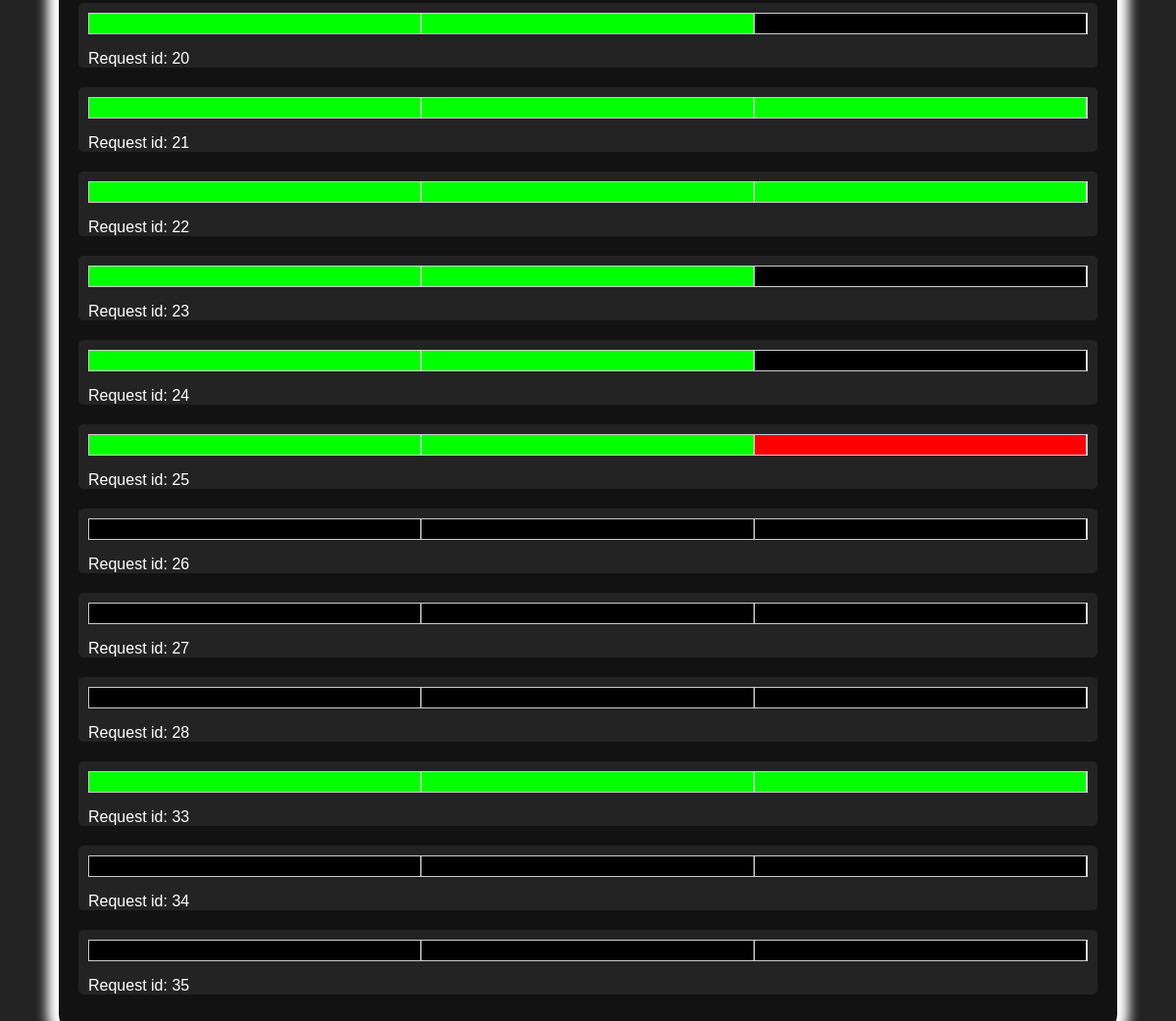
Before: /admin/dashboard (signed in, lower part) with the older database file.
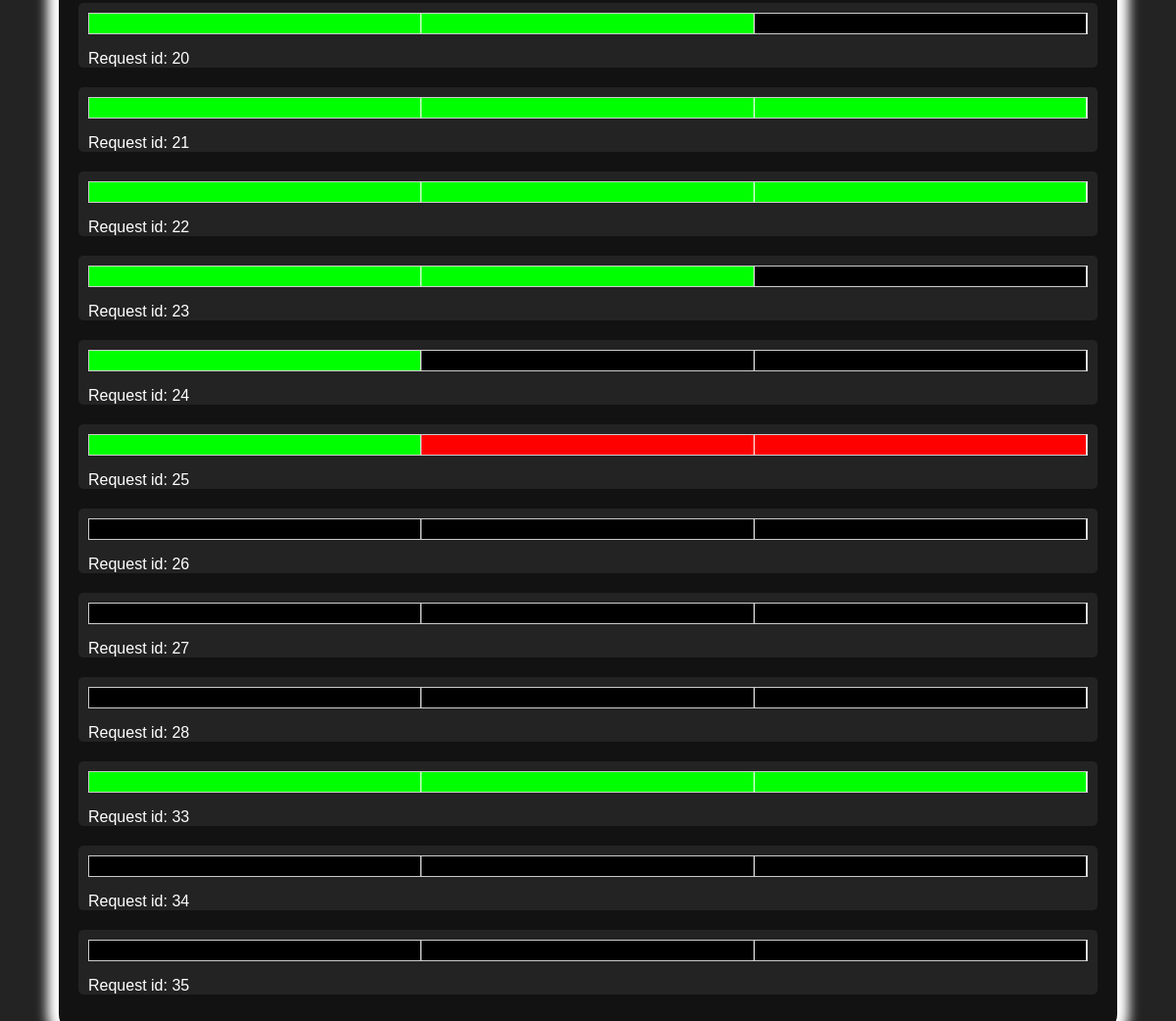
After: the same page with the newer database file.
### tables this page shows
CREATE TABLE "status" (
        request_id INTEGER NOT NULL UNIQUE,
        fa_approved INTEGER,
        sw_approved INTEGER,
        so_approved INTEGER,
        ongoing BOOLEAN,
        FOREIGN KEY (request_id) REFERENCES requests(request_id)
    );

CREATE TABLE "requests" (
        request_id INTEGER PRIMARY KEY AUTOINCREMENT NOT NULL UNIQUE,
        date DATE NOT NULL,
        start_time TIME NOT NULL,
        end_time TIME NOT NULL,
        room_block VARCHAR(10) NOT NULL,
        room_no VARCHAR(10) NOT NULL,
        club_id INTEGER NOT NULL,
        reason VARCHAR(100),
        type_of_event VARCHAR(100),
        remarks VARCHAR(1000),
        FOREIGN KEY (club_id) REFERENCES clubs(club_id)
    );

### app.py (the view)
@admin.route('/dashboard', methods=['GET'])
def dashboard():
    if 'admin_username' not in session:
        flash('You need to login first.', 'error')
        return redirect(url_for('admin.admin_index'))
    conn = connect_db()
    cursor = conn.cursor()
    cursor.execute("SELECT r.request_id, club_name, r.date, r.start_time, r.end_time, r.room_block, r.room_no, r.club_id, r.reason, r.type_of_event, r.remarks, s.fa_approved, s.sw_approved, s.so_approved, s.ongoing FROM requests r LEFT JOIN status s ON r.request_id = s.request_id JOIN clubs c ON r.club_id = c.club_id")
    data = cursor.fetchall()
    conn.close()
    return render_template('admin_dashboard.html', data=data)

### app.py (called while the page is built)
def connect_db():
    return sqlite3.connect('classroom_allotment_system.db')

### templates/admin/admin_dashboard.html (shortened to what this page needs)
<!DOCTYPE html>
<html lang="en">
<head>
</head>
<body class="dark-mode">
    <div class="content">
    <div class="dashboard-container">
        <div class="panel" id="panel">
            {% for row in data %}
                <div class="request-item" onclick="openModal('{{ row[0] }}')">
                    <div class="request-status-bar">
                        {% if row[-1] == 1 %}
                            <div class="stage {% if row[-4] == 1 %} fa-approved {% else %} black {% endif %}"></div>
                            <div class="stage {% if row[-3] == 1 %} sw-approved {% else %} black {% endif %}"></div>
                            <div class="stage {% if row[-2] == 1 %} so-approved {% else %} black {% endif %}"></div>
                            {% else %}
                            <div class="stage {% if row[-4] == 1 %} fa-approved {% else %} red {% endif %}"></div>
                            <div class="stage {% if row[-3] == 1 %} sw-approved {% else %} red {% endif %}"></div>
                            <div class="stage {% if row[-2] == 1 %} so-approved {% else %} red {% endif %}"></div>
                        {% endif %}
                    </div>
                    <p>Request id: {{ row[0] }}</p>
                </div>
            {% endfor %}
        </div>
    </div>
</body>
</html>

Changed rows visible on the page:
changed status (number 5 of 12 on the later page): sw_approved 1 → 0 (drawn)
changed status (number 6 of 12 on the later page): sw_approved 1 → 0 (drawn)
